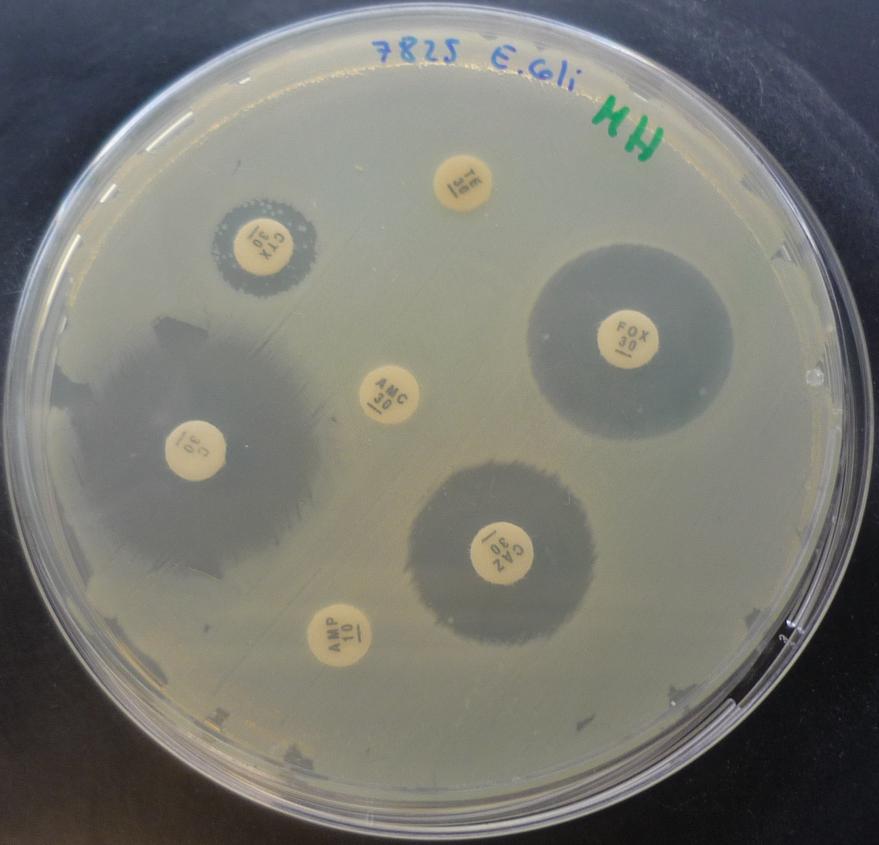
#> input picture frontend/src/assets/example-plate.jpg, 1757 x 1690 px (shown at 1/2 size); its folder holds only this picture in this run
$ python -i processing.py   (imports and definitions only)
#> lines starting #> are read from the running program, lines starting #| are printed output that depends on the picture; after the words box and inside, x2 and y2 are one past the last pixel; in counts of white or black regions, pixels touching at a corner belong together
#> further down, picture is the input picture: shape (1690, 1757, 3); mean B, G, R 114.2, 121, 120.9
"""Image-processing algorithms ported from AntibiogramJ (Java/ImageJ/JavaCV).

All images are OpenCV BGR ``uint8`` arrays. Circles are ``(cx, cy, r)`` in
pixel coordinates of the image they were computed on.

Original sources:
  * auto crop          -> workspace/wizard/step2_1.java  (detectRegionToCrop)
  * auto contrast      -> ImageJ "Enhance Contrast saturated=0.35" (step2_2.java)
  * disk detection     -> workspace/imagejAdds/DiskManager.java (auto_detect)
  * keepOnlyLetters    -> workspace/computervision/Processing.java
  * halo detection     -> workspace/computervision/Processing.java (haloDetection)
"""

from __future__ import annotations

from dataclasses import dataclass

import cv2
import numpy as np


@dataclass
class Circle:
    cx: float
    cy: float
    r: float

    def as_dict(self) -> dict:
        return {"cx": round(self.cx, 2), "cy": round(self.cy, 2), "r": round(self.r, 2)}


def _smoothed_value_channel(image: np.ndarray) -> np.ndarray:
    """Mean-shift + Gaussian blur + HSV V channel (shared by several steps)."""
    shifted = cv2.pyrMeanShiftFiltering(image, 11, 21)
    blurred = cv2.GaussianBlur(shifted, (11, 11), 0)
    return cv2.cvtColor(blurred, cv2.COLOR_BGR2HSV)[:, :, 2]


def _downscale(image: np.ndarray, max_side: int) -> tuple[np.ndarray, float]:
#> called with max_side = 1200
    h, w = image.shape[:2]
#> h = 1690; w = 1757
    scale = min(1.0, max_side / max(h, w))
#> scale = 0.683
    if scale < 1.0:
        image = cv2.resize(image, (int(round(w * scale)), int(round(h * scale))), interpolation=cv2.INTER_AREA)
    return image, scale


# --------------------------------------------------------------------------- crop
# [44 lines left out: functions detect_plate, crop, enhance_contrast, not called in this run]


# ------------------------------------------------------------------ disk detection
def detect_disks(image: np.ndarray) -> list[Circle]:
    """Antibiotic disk detection (DiskManager.auto_detect).

    Bright, roughly round blobs (aspect ratio 0.8-1.2) after thresholding the
    smoothed V channel at mean + std, with radius between 3 % and 5 % of the
    image width.
    """
    small, scale = _downscale(image, 1200)
#> scale = 0.683
    v = _smoothed_value_channel(small)
#> in _smoothed_value_channel, `return cv2.cvtColor(blurred, cv2.COLOR_BGR2HSV)[:, :, 2]`:
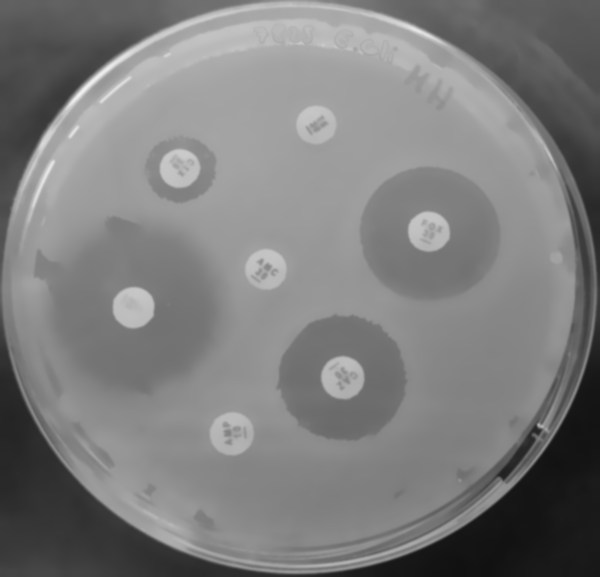
#> returned value: shape (1154, 1200) (shown at 1/2 size); min 17, max 241, mean 125
    mean, std = cv2.meanStdDev(v)
#> mean = [125]; std = [41.87]
    t_value = int(mean[0][0]) + int(std[0][0])
#> t_value = 166
    _, thresh = cv2.threshold(v, t_value, 255, cv2.THRESH_BINARY)
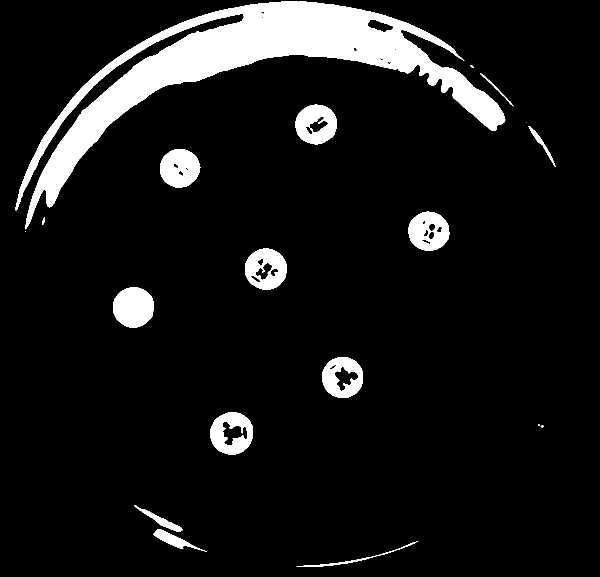
#> thresh: shape (1154, 1200) (shown at 1/2 size); 9.1% white; 19 white regions (4 under 20 px)
    contours, _ = cv2.findContours(thresh, cv2.RETR_EXTERNAL, cv2.CHAIN_APPROX_SIMPLE)
#> contours = 19 contours, 5 with area under 20; largest, box (x1, y1, x2, y2) and area: (31, 3, 1011, 459) 89008, (420, 824, 506, 909) 5624, (490, 497, 574, 579) 5320, (644, 714, 726, 796) 5231, (227, 575, 308, 655) 5095

    w = v.shape[1]
#> w = 1200
    disks: list[Circle] = []
    for c in contours:
        _, _, bw, bh = cv2.boundingRect(c)
        if bh == 0 or not (0.8 < bw / bh < 1.2):
            continue
        (cx, cy), radius = cv2.minEnclosingCircle(c)
        if w * 0.03 < radius < w * 0.05:
            disks.append(Circle(cx / scale, cy / scale, radius / scale))
#> this loop made 19 passes
#> (bw, bh, cx, cy, radius) on passes 5, 6, 7, 8, 9, 12, 13, 15, 16, 17, 18: (4, 4, 1077.7, 849.7, 1.84), (86, 85, 463, 865.8, 43.57), (82, 82, 684.9, 754.6, 41.59), (81, 80, 266.8, 614.3, 41.7), (84, 82, 531.2, 538.2, 42.33), (82, 79, 857.5, 462.5, 41.74), (81, 77, 359.6, 336.5, 40.49), (1, 1, 1052, 245, 0.0001), (83, 80, 632.1, 249, 41.69), (67, 67, 993, 179, 46.67), (6, 6, 943.5, 132.5, 3.54)
#> (bw, bh) on passes 1, 2, 3, 4, 11, 14: (244, 52), (107, 46), (98, 53), (6, 4), (6, 15), (54, 82)
#> after the loop, disks = 8 items
    # Stable reading order: top-to-bottom, then left-to-right.
    disks.sort(key=lambda d: (round(d.cy / (d.r * 2)), d.cx))
    return disks


# [36 lines left out: functions disk_crop, _good_contour, keep_only_letters, not called in this run]


# ----------------------------------------------------------------- halo detection
def brightness_channel(image: np.ndarray) -> np.ndarray:
    """ImageJ HSB brightness == HSV value == max(R, G, B)."""
    return image.max(axis=2)


# [73 lines left out: functions detect_halo, render_annotations, not called in this run]

>>> import cv2
>>> picture = cv2.imread('../../../frontend/src/assets/example-plate.jpg')
>>> result = detect_disks(picture)
#> result = 8 items
